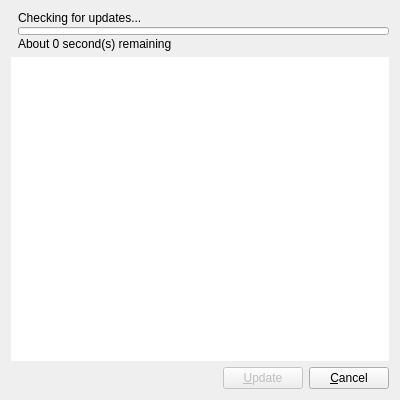
<?xml version="1.0" encoding="UTF-8"?>
<ui version="4.0">
 <class>UpdateDialog</class>
 <widget class="QDialog" name="UpdateDialog">
  <property name="geometry">
   <rect>
    <x>0</x>
    <y>0</y>
    <width>400</width>
    <height>400</height>
   </rect>
  </property>
  <property name="windowTitle">
   <string>Check for Updates</string>
  </property>
  <layout class="QVBoxLayout" name="verticalLayout_2">
   <item>
    <layout class="QHBoxLayout" name="horizontalLayout_2">
     <property name="spacing">
      <number>0</number>
     </property>
     <item>
      <widget class="QLabel" name="updateImg">
       <property name="sizePolicy">
        <sizepolicy hsizetype="Fixed" vsizetype="Fixed">
         <horstretch>0</horstretch>
         <verstretch>0</verstretch>
        </sizepolicy>
       </property>
       <property name="pixmap">
        <pixmap resource="../rsclist.qrc">:/img/download.svg</pixmap>
       </property>
      </widget>
     </item>
     <item>
      <layout class="QVBoxLayout" name="verticalLayout">
       <property name="spacing">
        <number>2</number>
       </property>
       <item>
        <widget class="QLabel" name="updateLabel">
         <property name="sizePolicy">
          <sizepolicy hsizetype="Preferred" vsizetype="Preferred">
           <horstretch>0</horstretch>
           <verstretch>1</verstretch>
          </sizepolicy>
         </property>
         <property name="text">
          <string>&lt;html&gt;&lt;head/&gt;&lt;body&gt;&lt;p&gt;Checking for updates...&lt;/p&gt;&lt;/body&gt;&lt;/html&gt;</string>
         </property>
        </widget>
       </item>
       <item>
        <widget class="QProgressBar" name="progressBar">
         <property name="maximumSize">
          <size>
           <width>16777215</width>
           <height>8</height>
          </size>
         </property>
         <property name="value">
          <number>0</number>
         </property>
         <property name="textVisible">
          <bool>false</bool>
         </property>
        </widget>
       </item>
       <item>
        <widget class="QLabel" name="timeRemainingLabel">
         <property name="text">
          <string>About 0 second(s) remaining</string>
         </property>
        </widget>
       </item>
      </layout>
     </item>
    </layout>
   </item>
   <item>
    <widget class="QPlainTextEdit" name="plainTextEdit">
     <property name="frameShape">
      <enum>QFrame::NoFrame</enum>
     </property>
     <property name="undoRedoEnabled">
      <bool>false</bool>
     </property>
     <property name="readOnly">
      <bool>true</bool>
     </property>
    </widget>
   </item>
   <item>
    <layout class="QHBoxLayout" name="horizontalLayout">
     <item>
      <spacer name="horizontalSpacer">
       <property name="orientation">
        <enum>Qt::Horizontal</enum>
       </property>
       <property name="sizeHint" stdset="0">
        <size>
         <width>40</width>
         <height>20</height>
        </size>
       </property>
      </spacer>
     </item>
     <item>
      <widget class="QPushButton" name="updateButton">
       <property name="enabled">
        <bool>false</bool>
       </property>
       <property name="sizePolicy">
        <sizepolicy hsizetype="Fixed" vsizetype="Fixed">
         <horstretch>0</horstretch>
         <verstretch>0</verstretch>
        </sizepolicy>
       </property>
       <property name="text">
        <string>&amp;Update</string>
       </property>
       <property name="autoDefault">
        <bool>false</bool>
       </property>
       <property name="default">
        <bool>true</bool>
       </property>
      </widget>
     </item>
     <item>
      <widget class="QPushButton" name="cancelButton">
       <property name="sizePolicy">
        <sizepolicy hsizetype="Fixed" vsizetype="Fixed">
         <horstretch>0</horstretch>
         <verstretch>0</verstretch>
        </sizepolicy>
       </property>
       <property name="text">
        <string>&amp;Cancel</string>
       </property>
       <property name="autoDefault">
        <bool>false</bool>
       </property>
      </widget>
     </item>
    </layout>
   </item>
  </layout>
 </widget>
 <tabstops>
  <tabstop>updateButton</tabstop>
  <tabstop>cancelButton</tabstop>
  <tabstop>plainTextEdit</tabstop>
 </tabstops>
 <resources>
  <include location="../rsclist.qrc"/>
 </resources>
 <connections/>
</ui>
